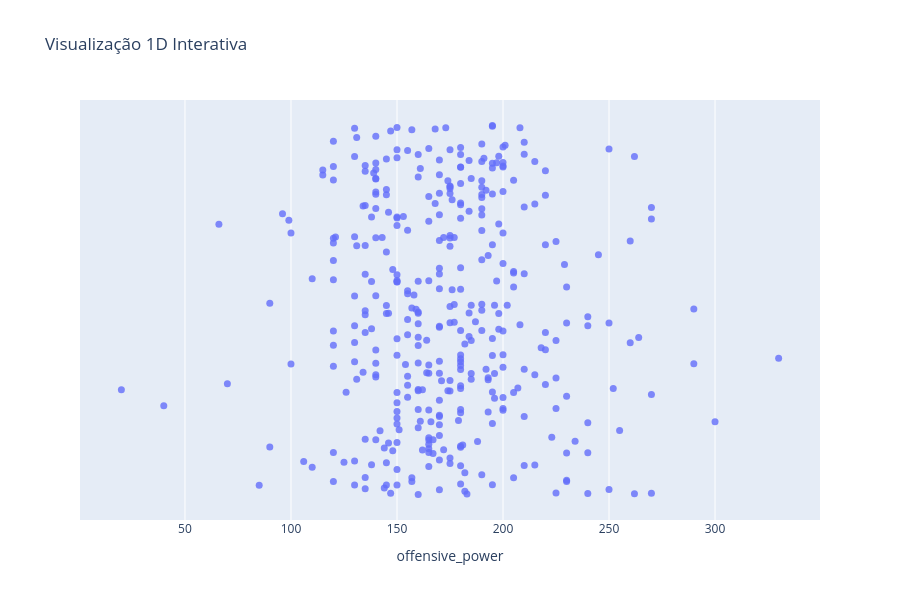

The cell this chart's notebook holds for it:
### Code cell
plot_distribution(pokemon_df, 'name', 'offensive_power')

### Figure 1 — Plotly figure (JSON) as saved in the notebook; plotly's stock layout.template omitted (floating-point values rounded to 4 significant figures; data arrays with more than 128 entries replaced by an {"elided": "..."} marker saying what was removed)
{"data": [{"hovertemplate": "<b>%{hovertext}</b><br><br>offensive_power=%{x}<br>_y_dummy=%{y}<extra></extra>", "hovertext": {"elided": "377 str values"}, "legendgroup": "", "marker": {"color": "#636efa", "opacity": 0.8, "size": 7, "symbol": "circle"}, "mode": "markers", "name": "", "orientation": "v", "showlegend": false, "type": "scatter", "x": {"elided": "377 int values"}, "xaxis": "x", "y": {"elided": "377 float values"}, "yaxis": "y"}], "layout": {"height": 600, "legend": {"title": {}, "tracegroupgap": 0}, "title": {"text": "Visualização 1D Interativa"}, "width": 900, "xaxis": {"anchor": "y", "domain": [0, 1], "title": {"text": "offensive_power"}}, "yaxis": {"anchor": "x", "domain": [0, 1], "title": {"text": "_y_dummy"}, "visible": false}}}
